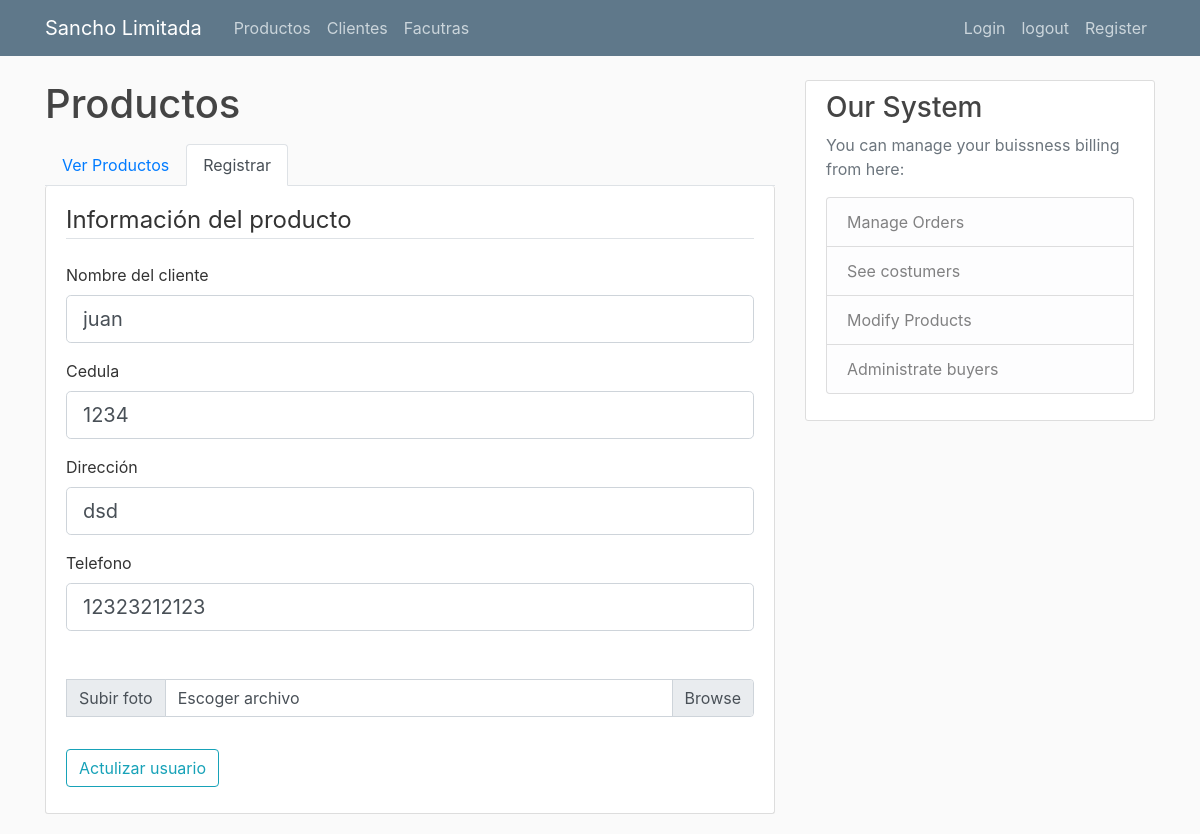
Page /clientes/editar/1 (signed in) on the committed database.
### SanchoApp/databaseModel.py (models this page shows, shortened)
class Cliente(db.Model):
    __tablename__="clientes"
    relacion_facturas = relationship("Factura", back_populates="relacion_cliente")
    id = db.Column(db.Integer, primary_key=True)
    cedula = db.Column(db.String(100), nullable=False)
    nombre = db.Column(db.String(100), nullable=False)
    direccion = db.Column(db.String(100), nullable=True)
    telefono = db.Column(db.String(12), nullable=True)
    fotografia = db.Column(db.String(256), nullable=True)

### SanchoApp/flaskRoutes.py (the view)
    @app.route("/clientes/editar/<string:id>", methods=['GET', 'POST'])
    @login_required
    def editar_clientes(id):
        client_to_edit = Cliente.query.get(id)
        if client_to_edit is None:
            return "404"
        else:
            form = UpdateClientForm(
                nombre=client_to_edit.nombre,
                cedula=client_to_edit.cedula,
                direccion=client_to_edit.direccion,
                telefono=client_to_edit.telefono
            )
            if form.validate_on_submit():
                remove(client_to_edit.fotografia)
                f = form.fotografia.data
                filename_extension = path.splitext(
                    secure_filename(f.filename))[1]
                file_path = Path(
                    'SanchoApp',
                    'profileImages',
                    form.nombre.data + "-" + form.cedula.data + filename_extension
                ).absolute()
                client_to_edit.nombre = form.nombre.data
                client_to_edit.cedula = form.cedula.data
                client_to_edit.direccion = form.direccion.data
                client_to_edit.telefono = form.telefono.data
                client_to_edit.fotografia = str(file_path)
                db.session.commit()
                return redirect(url_for('clientes'))
            else:
                return render_template('clientes_registrar.html', title='Clientes', form=form)

### SanchoApp/flaskForms.py
class UpdateClientForm(FlaskForm):
    nombre = StringField('Nombre del cliente', validators=[DataRequired()])
    cedula = StringField('Cedula', validators=[DataRequired()])
    direccion = StringField('Dirección')
    telefono = StringField('Telefono')
    fotografia = FileField("Subir foto", validators=[FileRequired()])
    submit = SubmitField('Actulizar usuario')

### SanchoApp/flaskRoutes.py (called while the page is built)
@login_manager.user_loader
def load_user(user_id):
    return User.query.get(int(user_id))

### SanchoApp/templates/clientes_registrar.html (shortened to what this page needs)
{% extends "layout.html" %}
{% block content %}
<h1 class="mb-3">Productos</h1>
<ul class="nav nav-tabs">
  <li class="nav-item">
    <a class="nav-link" href="{{url_for('clientes')}}">Ver Productos</a>
  </li>
  <li class="nav-item">
    <a class="nav-link active" href="{{url_for('registrar_clientes')}}">Registrar</a>
  </li>
</ul>
<div class="content-section border-top-0 pt-3">
  <form method="POST" enctype="multipart/form-data" action="">
    <fieldset class="form-group">
      <legend class="border-bottom mb-4">Información del producto</legend>
      <div class="form-group">
        {{ form.nombre.label(class="form-control-label") }}
        {% if form.nombre.errors %}
        {{ form.nombre(class="form-control form-control-lg is-invalid") }}
        <div class="invalid-feedback">
          {% for error in form.nombre.errors %}
          <span>{{ error }}</span>
          {% endfor %}
        </div>
        {% else %}
        {{ form.nombre(class="form-control form-control-lg") }}
        {% endif %}
      </div>
      <div class="form-group">
        {{ form.cedula.label(class="form-control-label") }}
        {% if form.cedula.errors %}
        {{ form.cedula(class="form-control form-control-lg is-invalid") }}
        <div class="invalid-feedback">
          {% for error in form.cedula.errors %}
          <span>{{ error }}</span>
          {% endfor %}
        </div>
        {% else %}
        {{ form.cedula(class="form-control form-control-lg") }}
        {% endif %}
      </div>
      <div class="form-group">
        {{ form.direccion.label(class="form-control-label") }}
        {% if form.direccion.errors %}
        {{ form.direccion(class="form-control form-control-lg is-invalid") }}
        <div class="invalid-feedback">
          {% for error in form.direccion.errors %}
          <span>{{ error }}</span>
          {% endfor %}
        </div>
        {% else %}
        {{ form.direccion(class="form-control form-control-lg") }}
        {% endif %}
      </div>
      <div class="form-group">
        {{ form.telefono.label(class="form-control-label") }}
        {% if form.telefono.errors %}
        {{ form.telefono(class="form-control form-control-lg is-invalid") }}
        <div class="invalid-feedback">
          {% for error in form.telefono.errors %}
          <span>{{ error }}</span>
          {% endfor %}
        </div>
        {% else %}
        {{ form.telefono(class="form-control form-control-lg") }}
        {% endif %}
      </div>
      <div class="form-group input-group mt-5">
        <div class="input-group-prepend">
          {{ form.fotografia.label(class="form-control-label input-group-text") }}
        </div>
        <div class="custom-file">
          <label class="custom-file-label" for="inputGroupFile01" >Escoger archivo</label>
        </div>
      </div>
    </fieldset>
    <div class="form-group">
      {{ form.submit(class="btn btn-outline-info") }}
    </div>
  </form>
</div>
{% endblock content %}

### SanchoApp/static/main.css (style rules this page uses)
body { background: #fafafa; color: #333333; margin-top: 5rem; }
h1, h2, h3, h4, h5, h6 { color: #444444; }
.content-section { background: #ffffff; padding: 10px 20px; border: 1px solid #dddddd; border-radius: 3px; margin-bottom: 20px; }

### rows in the picture
Cliente: nombre "juan", cedula "1234", direccion "dsd", telefono "12323212123"
